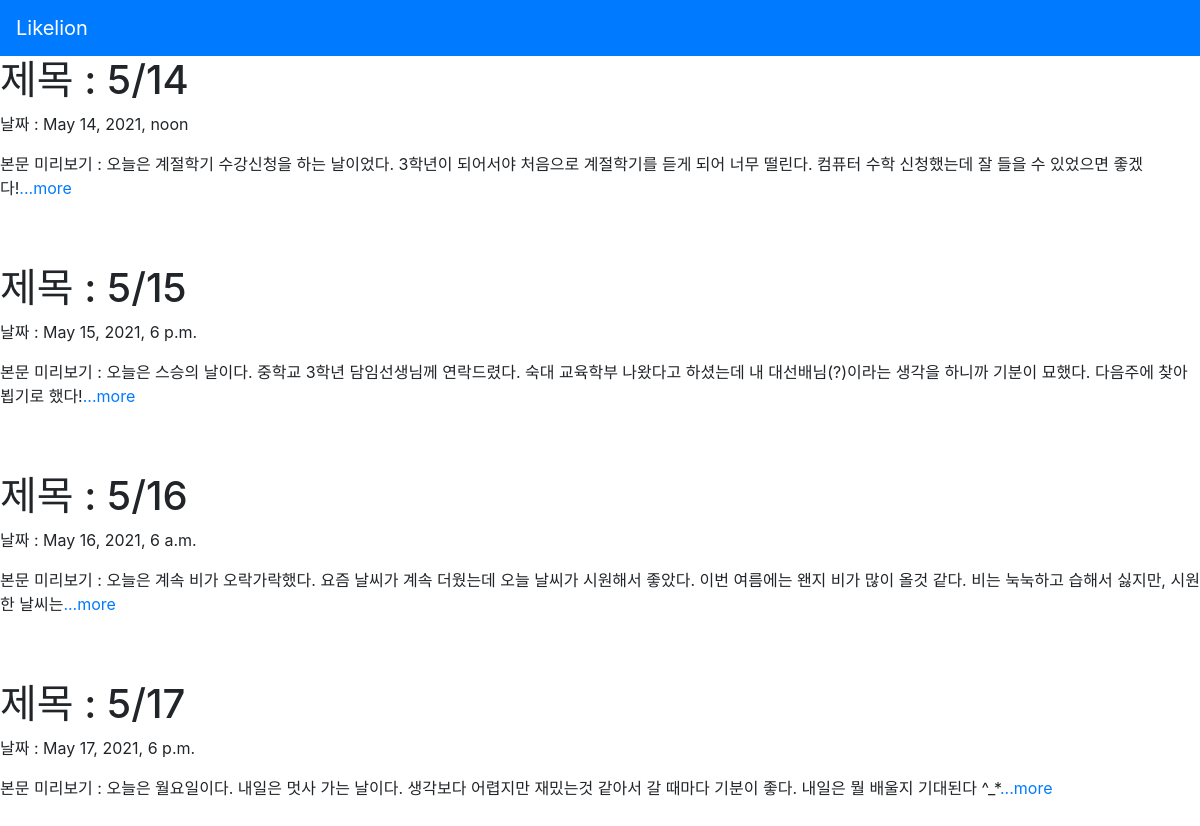
The page / on the database its author committed.
### diaryapp/models.py (models this page shows, shortened)
class Diary(models.Model):
    title = models.CharField(max_length=200)
    pub_date = models.DateTimeField('data published')
    body = models.TextField()
    def summary(self):
        return self.body[:100]

### diaryapp/views.py (the view)
# urls.py: 2. Add a URL to urlpatterns:  path('', views.home, name='home')
def home(request):
    diarys = Diary.objects
    return render(request, 'home.html', {'diarys' : diarys})

### diaryapp/templates/home.html (shortened to what this page needs)
{% extends 'base.html' %}
{% block content %}
{% for diary in diarys.all %}
    <h1> 제목 : {{diary.title}} </h1>
    <p> 날짜 : {{diary.pub_date}} </p>
    <p> 본문 미리보기 : {{diary.summary}}<a href = "{%url 'detail' diary.id%}">...more</a></p>
{% endfor %}
{% endblock %}

### fifthProject/templates/base.html (shortened to what this page needs)
{% load bootstrap4 %}
{% bootstrap_css %}
<nav class="navbar navbar-expand-lg navbar-dark bg-primary">
<a class="navbar-brand" href="{% url 'home' %}">Likelion</a>
<div class="collapse navbar-collapse" id="navbarNav">
<ul class="navbar-nav ml-auto">
<li class="nav-item">
<a class="nav-item navlink" href="{% url 'home' %}">Home</span></a>
</li>
{% if user.is_authenticated %}
<li class="nav-item dropdown">
<a class="nav-link dropdowntoggle" id="navbarDropdown" role="button" data-toggle="dropdown"
aria-haspopup="true" ariaexpanded="false">환영합니다. {{ user.username }} 님!</a>
<div class="dropdown-menu" arialabelledby="navbarDropdown">
<a class="dropdownitem" href="javascript:{document.getElementById('logout').submit()}">Logou
t</a>
<form id="logout" method="POST" action="{% url 'logout
' %}">
{% csrf_token %} <input type="hidden" />
</form>
</div>
</li>
{% else %}
<li class="nav-item">
<a class="nav-item navlink" href="{% url 'signup' %}">Signup</a>
</li>
<li class="nav-item">
<a class="nav-item navlink" href="{% url 'login' %}">Login</a>
</li>
{% endif %}
</ul>
</div></nav>
{% block content %}
{% endblock %}

### rows shown on the page
Diary: title "5/14", pub_date "May 14, 2021, noon", summary "오늘은 계절학기 수강신청을 하는 날이었다. 3학년이 되어서야 처음으로 계절학기를 듣게 되어 너무 떨린다. 컴퓨터 수학 신청했는데 잘 들을 수 있었으면 좋겠다!"
Diary: title "5/15", pub_date "May 15, 2021, 6 p.m.", summary "오늘은 스승의 날이다. 중학교 3학년 담임선생님께 연락드렸다. 숙대 교육학부 나왔다고 하셨는데 내 대선배님(?)이라는 생각을 하니까 기분이 묘했다. 다음주에 찾아뵙기로 했다!"
Diary: title "5/16", pub_date "May 16, 2021, 6 a.m.", summary "오늘은 계속 비가 오락가락했다. 요즘 날씨가 계속 더웠는데 오늘 날씨가 시원해서 좋았다. 이번 여름에는 왠지 비가 많이 올것 같다. 비는 눅눅하고 습해서 싫지만, 시원한 날씨는"
Diary: title "5/17", pub_date "May 17, 2021, 6 p.m.", summary "오늘은 월요일이다. 내일은 멋사 가는 날이다. 생각보다 어렵지만 재밌는것 같아서 갈 때마다 기분이 좋다. 내일은 뭘 배울지 기대된다 ^_*"
